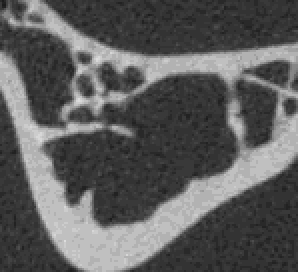
%> input picture Image_Processing_HW2/foot.pgm, 149 x 136 px (shown 2 times larger)
$ octave Linear_filtering.m   (GNU Octave 9; MATLAB toolbox functions it lacks are replaced by stand-ins)
%> lines starting %> are read from the running program, lines starting %| are printed output that depends on the picture
clc
clear variables
close all

img = imread('foot.pgm');
%> img is the input picture: size 136x149 uint8; min 28, max 221, mean 92.9
for i = 1:500
    img = double(img);                  % cast to double for calculation
    eachDiv = del2(img);
    img = img + eachDiv * 0.05;         % updates the image, with del_t = 0.05
end
%> this loop made 500 passes
%> pass 1, `eachDiv = del2(img);`:
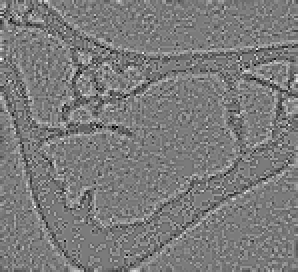
%> eachDiv: size 136x149 double (shown 2 times larger); min -30.5, max 32.25, mean 0; drawn with min black and max white
%> after the loop:
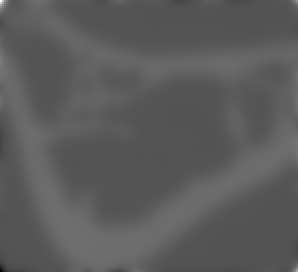
%> img: size 136x149 double (shown 2 times larger); min -392.8, max 957.6, mean 93.3; drawn with min black and max white

imwrite(uint8(img), 'linear_test.pgm')
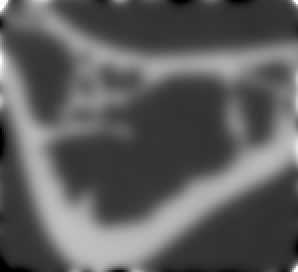
%> saved as linear_test.pgm: size 136x149 uint8 (shown 2 times larger); min 0, max 255, mean 93.3
